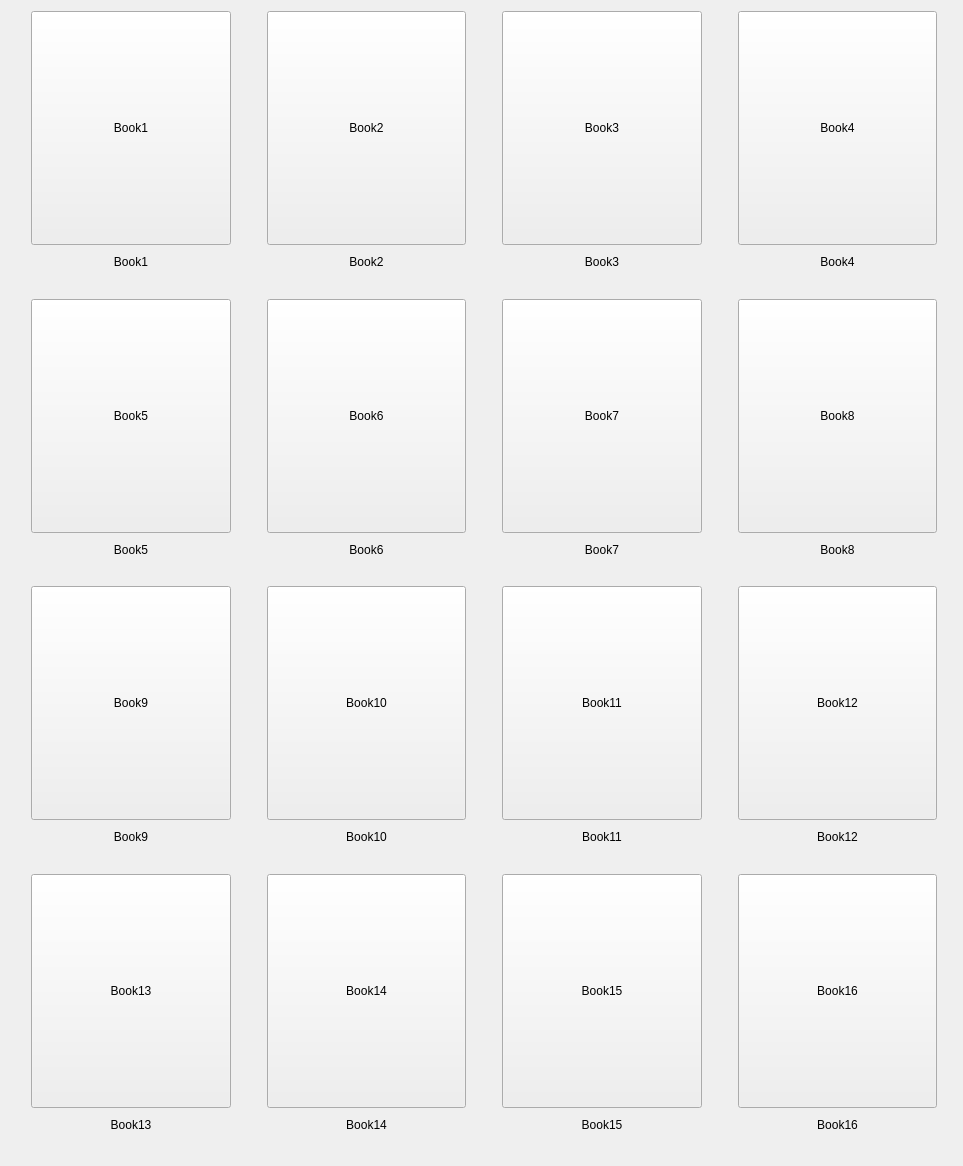
          <widget class="QWidget" name="scrollAreaWidgetContents">
           <property name="geometry">
            <rect>
             <x>0</x>
             <y>0</y>
             <width>963</width>
             <height>1166</height>
            </rect>
           </property>
           <layout class="QHBoxLayout" name="horizontalLayout">
            <item>
             <layout class="QGridLayout" name="gridLayout">
              <item row="10" column="10">
               <spacer name="verticalSpacer_16">
                <property name="orientation">
                 <enum>Qt::Vertical</enum>
                </property>
                <property name="sizeType">
                 <enum>QSizePolicy::Maximum</enum>
                </property>
                <property name="sizeHint" stdset="0">
                 <size>
                  <width>20</width>
                  <height>17</height>
                 </size>
                </property>
               </spacer>
              </item>
              <item row="6" column="8">
               <widget class="QLabel" name="bookLabel_7">
                <property name="text">
                 <string>Book7</string>
                </property>
                <property name="alignment">
                 <set>Qt::AlignCenter</set>
                </property>
               </widget>
              </item>
              <item row="2" column="12">
               <spacer name="horizontalSpacer_17">
                <property name="orientation">
                 <enum>Qt::Horizontal</enum>
                </property>
                <property name="sizeType">
                 <enum>QSizePolicy::Maximum</enum>
                </property>
                <property name="sizeHint" stdset="0">
                 <size>
                  <width>15</width>
                  <height>20</height>
                 </size>
                </property>
               </spacer>
              </item>
              <item row="6" column="10">
               <widget class="QLabel" name="bookLabel_8">
                <property name="text">
                 <string>Book8</string>
                </property>
                <property name="alignment">
                 <set>Qt::AlignCenter</set>
                </property>
               </widget>
              </item>
              <item row="4" column="8">
               <spacer name="verticalSpacer_8">
                <property name="orientation">
                 <enum>Qt::Vertical</enum>
                </property>
                <property name="sizeType">
                 <enum>QSizePolicy::Minimum</enum>
                </property>
                <property name="sizeHint" stdset="0">
                 <size>
                  <width>20</width>
                  <height>20</height>
                 </size>
                </property>
               </spacer>
              </item>
              <item row="11" column="1">
               <widget class="QPushButton" name="bookButton_13">
                <property name="minimumSize">
                 <size>
                  <width>175</width>
                  <height>234</height>
                 </size>
                </property>
                <property name="text">
                 <string>Book13</string>
                </property>
               </widget>
              </item>
              <item row="6" column="6">
               <widget class="QLabel" name="bookLabel_6">
                <property name="text">
                 <string>Book6</string>
                </property>
                <property name="alignment">
                 <set>Qt::AlignCenter</set>
                </property>
               </widget>
              </item>
              <item row="3" column="6">
               <widget class="QLabel" name="bookLabel_2">
                <property name="text">
                 <string>Book2</string>
                </property>
                <property name="alignment">
                 <set>Qt::AlignCenter</set>
                </property>
               </widget>
              </item>
              <item row="5" column="7">
               <spacer name="horizontalSpacer_18">
                <property name="orientation">
                 <enum>Qt::Horizontal</enum>
                </property>
                <property name="sizeType">
                 <enum>QSizePolicy::Maximum</enum>
                </property>
                <property name="sizeHint" stdset="0">
                 <size>
                  <width>30</width>
                  <height>20</height>
                 </size>
                </property>
               </spacer>
              </item>
              <item row="13" column="1">
               <spacer name="verticalSpacer_21">
                <property name="orientation">
                 <enum>Qt::Horizontal</enum>
                </property>
                <property name="sizeType">
                 <enum>QSizePolicy::Maximum</enum>
                </property>
                <property name="sizeHint" stdset="0">
                 <size>
                  <width>15</width>
                  <height>20</height>
                 </size>
                </property>
               </spacer>
              </item>
              <item row="4" column="6">
               <spacer name="verticalSpacer_6">
                <property name="orientation">
                 <enum>Qt::Vertical</enum>
                </property>
                <property name="sizeType">
                 <enum>QSizePolicy::Minimum</enum>
                </property>
                <property name="sizeHint" stdset="0">
                 <size>
                  <width>20</width>
                  <height>20</height>
                 </size>
                </property>
               </spacer>
              </item>
              <item row="5" column="9">
               <spacer name="horizontalSpacer_19">
                <property name="orientation">
                 <enum>Qt::Horizontal</enum>
                </property>
                <property name="sizeType">
                 <enum>QSizePolicy::Maximum</enum>
                </property>
                <property name="sizeHint" stdset="0">
                 <size>
                  <width>30</width>
                  <height>20</height>
                 </size>
                </property>
               </spacer>
              </item>
              <item row="2" column="6">
               <widget class="QPushButton" name="bookButton_2">
                <property name="minimumSize">
                 <size>
                  <width>175</width>
                  <height>234</height>
                 </size>
                </property>
                <property name="text">
                 <string>Book2</string>
                </property>
               </widget>
              </item>
              <item row="12" column="10">
               <widget class="QLabel" name="bookLabel_16">
                <property name="text">
                 <string>Book16</string>
                </property>
                <property name="alignment">
                 <set>Qt::AlignCenter</set>
                </property>
               </widget>
              </item>
              <item row="8" column="6">
               <widget class="QPushButton" name="bookButton_10">
                <property name="minimumSize">
                 <size>
                  <width>175</width>
                  <height>234</height>
                 </size>
                </property>
                <property name="text">
                 <string>Book10</string>
                </property>
               </widget>
              </item>
              <item row="4" column="1">
               <spacer name="verticalSpacer_7">
                <property name="orientation">
                 <enum>Qt::Vertical</enum>
                </property>
                <property name="sizeType">
                 <enum>QSizePolicy::Minimum</enum>
                </property>
                <property name="sizeHint" stdset="0">
                 <size>
                  <width>20</width>
                  <height>20</height>
                 </size>
                </property>
               </spacer>
              </item>
              <item row="8" column="10">
               <widget class="QPushButton" name="bookButton_12">
                <property name="minimumSize">
                 <size>
                  <width>175</width>
                  <height>234</height>
                 </size>
                </property>
                <property name="text">
                 <string>Book12</string>
                </property>
               </widget>
              </item>
              <item row="5" column="12">
               <spacer name="horizontalSpacer_20">
                <property name="orientation">
                 <enum>Qt::Horizontal</enum>
                </property>
                <property name="sizeType">
                 <enum>QSizePolicy::Minimum</enum>
                </property>
                <property name="sizeHint" stdset="0">
                 <size>
                  <width>15</width>
                  <height>20</height>
                 </size>
                </property>
               </spacer>
              </item>
              <item row="4" column="10">
               <spacer name="verticalSpacer_9">
                <property name="orientation">
                 <enum>Qt::Vertical</enum>
                </property>
                <property name="sizeType">
                 <enum>QSizePolicy::Minimum</enum>
                </property>
                <property name="sizeHint" stdset="0">
                 <size>
                  <width>20</width>
                  <height>20</height>
                 </size>
                </property>
               </spacer>
              </item>
              <item row="12" column="6">
               <widget class="QLabel" name="bookLabel_14">
                <property name="text">
                 <string>Book14</string>
                </property>
                <property name="alignment">
                 <set>Qt::AlignCenter</set>
                </property>
               </widget>
              </item>
              <item row="8" column="7">
               <spacer name="horizontalSpacer_27">
                <property name="orientation">
                 <enum>Qt::Horizontal</enum>
                </property>
                <property name="sizeType">
                 <enum>QSizePolicy::Maximum</enum>
                </property>
                <property name="sizeHint" stdset="0">
                 <size>
                  <width>30</width>
                  <height>20</height>
                 </size>
                </property>
               </spacer>
              </item>
              <item row="5" column="3">
               <spacer name="horizontalSpacer_14">
                <property name="orientation">
                 <enum>Qt::Horizontal</enum>
                </property>
                <property name="sizeType">
                 <enum>QSizePolicy::Minimum</enum>
                </property>
                <property name="sizeHint" stdset="0">
                 <size>
                  <width>20</width>
                  <height>20</height>
                 </size>
                </property>
               </spacer>
              </item>
              <item row="10" column="1">
               <spacer name="verticalSpacer_12">
                <property name="orientation">
                 <enum>Qt::Vertical</enum>
                </property>
                <property name="sizeType">
                 <enum>QSizePolicy::Minimum</enum>
                </property>
                <property name="sizeHint" stdset="0">
                 <size>
                  <width>20</width>
                  <height>20</height>
                 </size>
                </property>
               </spacer>
              </item>
              <item row="6" column="1">
               <widget class="QLabel" name="bookLabel_5">
                <property name="text">
                 <string>Book5</string>
                </property>
                <property name="alignment">
                 <set>Qt::AlignCenter</set>
                </property>
               </widget>
              </item>
              <item row="2" column="0">
               <spacer name="horizontalSpacer_10">
                <property name="orientation">
                 <enum>Qt::Horizontal</enum>
                </property>
                <property name="sizeType">
                 <enum>QSizePolicy::Minimum</enum>
                </property>
                <property name="sizeHint" stdset="0">
                 <size>
                  <width>20</width>
                  <height>15</height>
                 </size>
                </property>
               </spacer>
              </item>
              <item row="3" column="10">
               <widget class="QLabel" name="bookLabel_4">
                <property name="text">
                 <string>Book4</string>
                </property>
                <property name="alignment">
                 <set>Qt::AlignCenter</set>
                </property>
               </widget>
              </item>
              <item row="8" column="9">
               <spacer name="horizontalSpacer_29">
                <property name="orientation">
                 <enum>Qt::Horizontal</enum>
                </property>
                <property name="sizeType">
                 <enum>QSizePolicy::Minimum</enum>
                </property>
                <property name="sizeHint" stdset="0">
                 <size>
                  <width>20</width>
                  <height>20</height>
                 </size>
                </property>
               </spacer>
              </item>
              <item row="11" column="8">
               <widget class="QPushButton" name="bookButton_15">
                <property name="minimumSize">
                 <size>
                  <width>175</width>
                  <height>234</height>
                 </size>
                </property>
                <property name="text">
                 <string>Book15</string>
                </property>
               </widget>
              </item>
              <item row="3" column="1">
               <widget class="QLabel" name="bookLabel_1">
                <property name="text">
                 <string>Book1</string>
                </property>
                <property name="alignment">
                 <set>Qt::AlignCenter</set>
                </property>
               </widget>
              </item>
              <item row="11" column="7">
               <spacer name="horizontalSpacer_24">
                <property name="orientation">
                 <enum>Qt::Horizontal</enum>
                </property>
                <property name="sizeType">
                 <enum>QSizePolicy::Maximum</enum>
                </property>
                <property name="sizeHint" stdset="0">
                 <size>
                  <width>30</width>
                  <height>20</height>
                 </size>
                </property>
               </spacer>
              </item>
              <item row="13" column="6">
               <spacer name="verticalSpacer_20">
                <property name="orientation">
                 <enum>Qt::Vertical</enum>
                </property>
                <property name="sizeType">
                 <enum>QSizePolicy::Minimum</enum>
                </property>
                <property name="sizeHint" stdset="0">
                 <size>
                  <width>17</width>
                  <height>20</height>
                 </size>
                </property>
               </spacer>
              </item>
              <item row="8" column="12">
               <spacer name="horizontalSpacer_28">
                <property name="orientation">
                 <enum>Qt::Horizontal</enum>
                </property>
                <property name="sizeType">
                 <enum>QSizePolicy::Minimum</enum>
                </property>
                <property name="sizeHint" stdset="0">
                 <size>
                  <width>10</width>
                  <height>20</height>
                 </size>
                </property>
               </spacer>
              </item>
              <item row="5" column="1">
               <widget class="QPushButton" name="bookButton_5">
                <property name="minimumSize">
                 <size>
                  <width>175</width>
                  <height>234</height>
                 </size>
                </property>
                <property name="text">
                 <string>Book5</string>
                </property>
               </widget>
              </item>
              <item row="7" column="1">
               <spacer name="verticalSpacer_11">
                <property name="orientation">
                 <enum>Qt::Vertical</enum>
                </property>
                <property name="sizeType">
                 <enum>QSizePolicy::Minimum</enum>
                </property>
                <property name="sizeHint" stdset="0">
                 <size>
                  <width>20</width>
                  <height>20</height>
                 </size>
                </property>
               </spacer>
              </item>
              <item row="11" column="9">
               <spacer name="horizontalSpacer_26">
                <property name="orientation">
                 <enum>Qt::Horizontal</enum>
                </property>
                <property name="sizeType">
                 <enum>QSizePolicy::Maximum</enum>
                </property>
                <property name="sizeHint" stdset="0">
                 <size>
                  <width>30</width>
                  <height>20</height>
                 </size>
                </property>
               </spacer>
              </item>
              <item row="11" column="12">
               <spacer name="horizontalSpacer_23">
                <property name="orientation">
                 <enum>Qt::Horizontal</enum>
                </property>
                <property name="sizeType">
                 <enum>QSizePolicy::Minimum</enum>
                </property>
                <property name="sizeHint" stdset="0">
                 <size>
                  <width>10</width>
                  <height>20</height>
                 </size>
                </property>
               </spacer>
              </item>
              <item row="8" column="1">
               <widget class="QPushButton" name="bookButton_9">
                <property name="minimumSize">
                 <size>
                  <width>175</width>
                  <height>234</height>
                 </size>
                </property>
                <property name="text">
                 <string>Book9</string>
                </property>
               </widget>
              </item>
              <item row="2" column="10">
               <widget class="QPushButton" name="bookButton_4">
                <property name="minimumSize">
                 <size>
                  <width>175</width>
                  <height>234</height>
                 </size>
                </property>
                <property name="text">
                 <string>Book4</string>
                </property>
               </widget>
              </item>
              <item row="13" column="8">
               <spacer name="verticalSpacer_22">
                <property name="orientation">
                 <enum>Qt::Vertical</enum>
                </property>
                <property name="sizeType">
                 <enum>QSizePolicy::Maximum</enum>
                </property>
                <property name="sizeHint" stdset="0">
                 <size>
                  <width>17</width>
                  <height>20</height>
                 </size>
                </property>
               </spacer>
              </item>
              <item row="2" column="1">
               <widget class="QPushButton" name="bookButton_1">
                <property name="minimumSize">
                 <size>
                  <width>175</width>
                  <height>234</height>
                 </size>
                </property>
                <property name="text">
                 <string>Book1</string>
                </property>
               </widget>
              </item>
              <item row="9" column="6">
               <widget class="QLabel" name="bookLabel_10">
                <property name="text">
                 <string>Book10</string>
                </property>
                <property name="alignment">
                 <set>Qt::AlignCenter</set>
                </property>
               </widget>
              </item>
              <item row="5" column="8">
               <widget class="QPushButton" name="bookButton_7">
                <property name="minimumSize">
                 <size>
                  <width>175</width>
                  <height>234</height>
                 </size>
                </property>
                <property name="text">
                 <string>Book7</string>
                </property>
               </widget>
              </item>
              <item row="3" column="8">
               <widget class="QLabel" name="bookLabel_3">
                <property name="text">
                 <string>Book3</string>
                </property>
                <property name="alignment">
                 <set>Qt::AlignCenter</set>
                </property>
               </widget>
              </item>
              <item row="8" column="8">
               <widget class="QPushButton" name="bookButton_11">
                <property name="minimumSize">
                 <size>
                  <width>175</width>
                  <height>234</height>
                 </size>
                </property>
                <property name="text">
                 <string>Book11</string>
                </property>
               </widget>
              </item>
              <item row="7" column="10">
               <spacer name="verticalSpacer_17">
                <property name="orientation">
                 <enum>Qt::Vertical</enum>
                </property>
                <property name="sizeType">
                 <enum>QSizePolicy::Minimum</enum>
                </property>
                <property name="sizeHint" stdset="0">
                 <size>
                  <width>20</width>
                  <height>20</height>
                 </size>
                </property>
               </spacer>
              </item>
              <item row="2" column="8">
               <widget class="QPushButton" name="bookButton_3">
                <property name="minimumSize">
                 <size>
                  <width>175</width>
                  <height>234</height>
                 </size>
                </property>
                <property name="text">
                 <string>Book3</string>
                </property>
               </widget>
              </item>
              <item row="13" column="10">
               <spacer name="verticalSpacer_19">
                <property name="orientation">
                 <enum>Qt::Horizontal</enum>
                </property>
                <property name="sizeType">
                 <enum>QSizePolicy::Maximum</enum>
                </property>
                <property name="sizeHint" stdset="0">
                 <size>
                  <width>17</width>
                  <height>20</height>
                 </size>
                </property>
               </spacer>
              </item>
              <item row="7" column="6">
               <spacer name="verticalSpacer_13">
                <property name="orientation">
                 <enum>Qt::Vertical</enum>
                </property>
                <property name="sizeType">
                 <enum>QSizePolicy::Minimum</enum>
                </property>
                <property name="sizeHint" stdset="0">
                 <size>
                  <width>20</width>
                  <height>20</height>
                 </size>
                </property>
               </spacer>
              </item>
              <item row="9" column="1">
               <widget class="QLabel" name="bookLabel_9">
                <property name="text">
                 <string>Book9</string>
                </property>
                <property name="alignment">
                 <set>Qt::AlignCenter</set>
                </property>
               </widget>
              </item>
              <item row="9" column="10">
               <widget class="QLabel" name="bookLabel_12">
                <property name="text">
                 <string>Book12</string>
                </property>
                <property name="alignment">
                 <set>Qt::AlignCenter</set>
                </property>
               </widget>
              </item>
              <item row="9" column="8">
               <widget class="QLabel" name="bookLabel_11">
                <property name="text">
                 <string>Book11</string>
                </property>
                <property name="alignment">
                 <set>Qt::AlignCenter</set>
                </property>
               </widget>
              </item>
              <item row="12" column="8">
               <widget class="QLabel" name="bookLabel_15">
                <property name="text">
                 <string>Book15</string>
                </property>
                <property name="alignment">
                 <set>Qt::AlignCenter</set>
                </property>
               </widget>
              </item>
              <item row="5" column="6">
               <widget class="QPushButton" name="bookButton_6">
                <property name="minimumSize">
                 <size>
                  <width>175</width>
                  <height>234</height>
                 </size>
                </property>
                <property name="text">
                 <string>Book6</string>
                </property>
               </widget>
              </item>
              <item row="7" column="8">
               <spacer name="verticalSpacer_18">
                <property name="orientation">
                 <enum>Qt::Vertical</enum>
                </property>
                <property name="sizeType">
                 <enum>QSizePolicy::Minimum</enum>
                </property>
                <property name="sizeHint" stdset="0">
                 <size>
                  <width>20</width>
                  <height>10</height>
                 </size>
                </property>
               </spacer>
              </item>
              <item row="5" column="10">
               <widget class="QPushButton" name="bookButton_8">
                <property name="minimumSize">
                 <size>
                  <width>175</width>
                  <height>234</height>
                 </size>
                </property>
                <property name="text">
                 <string>Book8</string>
                </property>
               </widget>
              </item>
              <item row="10" column="8">
               <spacer name="verticalSpacer_15">
                <property name="orientation">
                 <enum>Qt::Vertical</enum>
                </property>
                <property name="sizeType">
                 <enum>QSizePolicy::Minimum</enum>
                </property>
                <property name="sizeHint" stdset="0">
                 <size>
                  <width>20</width>
                  <height>20</height>
                 </size>
                </property>
               </spacer>
              </item>
              <item row="11" column="0">
               <spacer name="horizontalSpacer_21">
                <property name="orientation">
                 <enum>Qt::Horizontal</enum>
                </property>
                <property name="sizeType">
                 <enum>QSizePolicy::Minimum</enum>
                </property>
                <property name="sizeHint" stdset="0">
                 <size>
                  <width>10</width>
                  <height>20</height>
                 </size>
                </property>
               </spacer>
              </item>
              <item row="8" column="0">
               <spacer name="horizontalSpacer_22">
                <property name="orientation">
                 <enum>Qt::Horizontal</enum>
                </property>
                <property name="sizeType">
                 <enum>QSizePolicy::Minimum</enum>
                </property>
                <property name="sizeHint" stdset="0">
                 <size>
                  <width>10</width>
                  <height>20</height>
                 </size>
                </property>
               </spacer>
              </item>
              <item row="12" column="1">
               <widget class="QLabel" name="bookLabel_13">
                <property name="text">
                 <string>Book13</string>
                </property>
                <property name="alignment">
                 <set>Qt::AlignCenter</set>
                </property>
               </widget>
              </item>
              <item row="5" column="0">
               <spacer name="horizontalSpacer_13">
                <property name="orientation">
                 <enum>Qt::Horizontal</enum>
                </property>
                <property name="sizeType">
                 <enum>QSizePolicy::Minimum</enum>
                </property>
                <property name="sizeHint" stdset="0">
                 <size>
                  <width>20</width>
                  <height>10</height>
                 </size>
                </property>
               </spacer>
              </item>
              <item row="11" column="10">
               <widget class="QPushButton" name="bookButton_16">
                <property name="minimumSize">
                 <size>
                  <width>175</width>
                  <height>234</height>
                 </size>
                </property>
                <property name="text">
                 <string>Book16</string>
                </property>
               </widget>
              </item>
              <item row="11" column="6">
               <widget class="QPushButton" name="bookButton_14">
                <property name="minimumSize">
                 <size>
                  <width>175</width>
                  <height>234</height>
                 </size>
                </property>
                <property name="text">
                 <string>Book14</string>
                </property>
               </widget>
              </item>
              <item row="8" column="3">
               <spacer name="horizontalSpacer_31">
                <property name="orientation">
                 <enum>Qt::Horizontal</enum>
                </property>
                <property name="sizeType">
                 <enum>QSizePolicy::Maximum</enum>
                </property>
                <property name="sizeHint" stdset="0">
                 <size>
                  <width>30</width>
                  <height>20</height>
                 </size>
                </property>
               </spacer>
              </item>
              <item row="2" column="9">
               <spacer name="horizontalSpacer_16">
                <property name="orientation">
                 <enum>Qt::Horizontal</enum>
                </property>
                <property name="sizeType">
                 <enum>QSizePolicy::Maximum</enum>
                </property>
                <property name="sizeHint" stdset="0">
                 <size>
                  <width>30</width>
                  <height>20</height>
                 </size>
                </property>
               </spacer>
              </item>
              <item row="10" column="6">
               <spacer name="verticalSpacer_14">
                <property name="orientation">
                 <enum>Qt::Vertical</enum>
                </property>
                <property name="sizeType">
                 <enum>QSizePolicy::Minimum</enum>
                </property>
                <property name="sizeHint" stdset="0">
                 <size>
                  <width>20</width>
                  <height>20</height>
                 </size>
                </property>
               </spacer>
              </item>
              <item row="2" column="3">
               <spacer name="horizontalSpacer_12">
                <property name="orientation">
                 <enum>Qt::Horizontal</enum>
                </property>
                <property name="sizeType">
                 <enum>QSizePolicy::Maximum</enum>
                </property>
                <property name="sizeHint" stdset="0">
                 <size>
                  <width>30</width>
                  <height>20</height>
                 </size>
                </property>
               </spacer>
              </item>
              <item row="11" column="3">
               <spacer name="horizontalSpacer_25">
                <property name="orientation">
                 <enum>Qt::Horizontal</enum>
                </property>
                <property name="sizeType">
                 <enum>QSizePolicy::Maximum</enum>
                </property>
                <property name="sizeHint" stdset="0">
                 <size>
                  <width>30</width>
                  <height>20</height>
                 </size>
                </property>
               </spacer>
              </item>
              <item row="2" column="7">
               <spacer name="horizontalSpacer_15">
                <property name="orientation">
                 <enum>Qt::Horizontal</enum>
                </property>
                <property name="sizeType">
                 <enum>QSizePolicy::Maximum</enum>
                </property>
                <property name="sizeHint" stdset="0">
                 <size>
                  <width>30</width>
                  <height>20</height>
                 </size>
                </property>
               </spacer>
              </item>
             </layout>
            </item>
           </layout>
          </widget>
